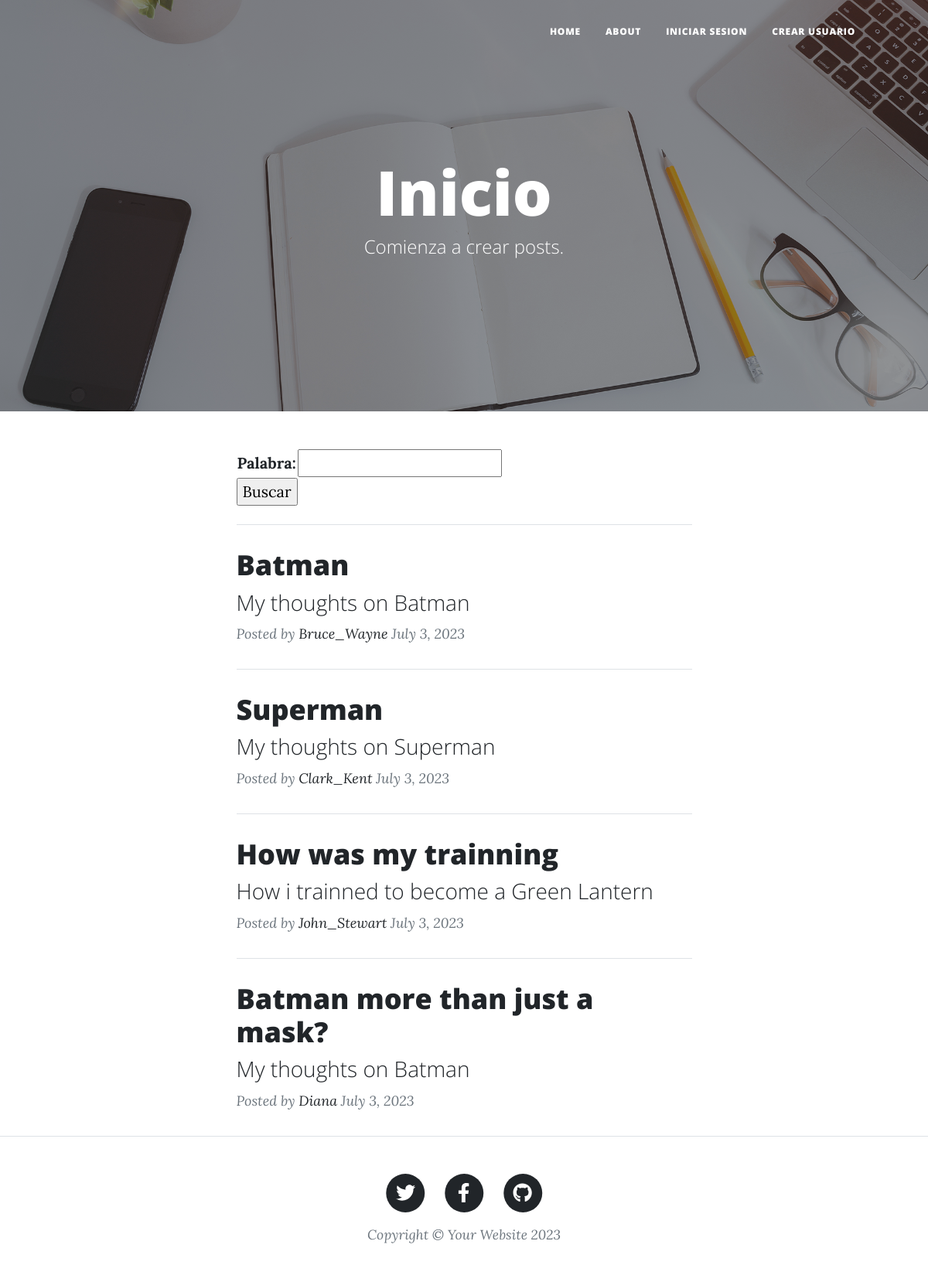
The page / on the database its author committed.
### TecheraAPP/models.py (models this page shows)
class BlogPost(models.Model):
    usuario = models.ForeignKey(User, on_delete=models.CASCADE)
    titulo = models.CharField(max_length=40)
    subTitulo = models.CharField(max_length=200,null=True)
    contenido = RichTextField(null=True)
    fecha_creado = models.DateField(max_length=40)
    imagen = models.ImageField(upload_to='postImagenes', null=True, blank=True)

### TecheraAPP/views.py (the view)
# urls.py: path('', views.inicio, name='Inicio'),
def inicio(request):
    if request.method == "POST":
        formulario = BuscaBlogPostForm(request.POST) # Aqui me llega la informacion del html
        if formulario.is_valid():
            informacion = formulario.cleaned_data
            blogPosts = BlogPost.objects.filter(contenido__contains=informacion["palabra"]).order_by('-fecha_creado')
            return render(request, "TecheraAPP/index.html", {"formulario": BuscaBlogPostForm(), "blog_posts": blogPosts})
    else:
        blogPosts = BlogPost.objects.all().order_by('-fecha_creado')
        formulario = BuscaBlogPostForm()
    return render(request, "TecheraAPP/index.html", {"formulario": formulario, "blog_posts": blogPosts})

### TecheraAPP/forms.py
class BuscaBlogPostForm(forms.Form):
    palabra = forms.CharField()

### TecheraAPP/templates/TecheraAPP/index.html (shortened to what this page needs)
{% extends 'TecheraAPP/base.html' %}
{% load static %}
{% block subtitle %} Comienza a crear posts. {% endblock subtitle %}
{% block image %} {% static 'TecheraAPP/assets/img/home-bg.jpg'%} {% endblock image %}
{% block main %}
    <div class="container px-4 px-lg-5">
        <div class="row gx-4 gx-lg-5 justify-content-center">
            <div class="col-md-10 col-lg-8 col-xl-7">
                <form action="" method="POST">
                    <table>
                        {{ formulario.as_table }}
                    </table>
                    <input type="submit" value="Buscar">
                </form>
                {% if blog_posts %}
                    {% for blog_post in blog_posts %}
                        <hr class="my-4" />
                        <div class="post-preview">
                            <a href="{% url 'Ver Blog' id=blog_post.id %}">
                                <h2 class="post-title">{{ blog_post.titulo }} </h2>
                                <h3 class="post-subtitle">{{ blog_post.subTitulo }} </h3>
                            </a>
                            <p class="post-meta">
                                Posted by
                                <a href="#!"> {{ blog_post.usuario }} </a>
                                {{ blog_post.fecha_creado }}
                            </p>
                        </div>
                    {% endfor %}
                {% endif %}
            </div>
        </div>
    </div>
{% endblock main %}

### TecheraAPP/templates/TecheraAPP/base.html (shortened to what this page needs)
<!DOCTYPE html>
<html lang="en">
    <head>
        {% load static %}
        <link href="{% static 'TecheraAPP/css/styles.css' %}" rel="stylesheet" />
        <link href="{% static 'TecheraAPP/css/styles.css' %}" rel="stylesheet" />
    </head>
    <body>
        <nav class="navbar navbar-expand-lg navbar-light" id="mainNav">
            <div class="container px-4 px-lg-5">
                <div class="collapse navbar-collapse" id="navbarResponsive">
                    <ul class="navbar-nav ms-auto py-4 py-lg-0">
                        <li class="nav-item"><a class="nav-link px-lg-3 py-3 py-lg-4" href="{% url 'Inicio' %}">Home</a></li>
                        <li class="nav-item"><a class="nav-link px-lg-3 py-3 py-lg-4" href="{% url 'About' %}">About</a></li>
                        {% if request.user.is_authenticated %}
                            <li class="nav-item"><a class="nav-link px-lg-3 py-3 py-lg-4" href="{% url 'Crear Blog' %}">Crear Blog</a></li>
                            <li class="nav-item"><a class="nav-link px-lg-3 py-3 py-lg-4" href="{% url 'Definir Perfil' %}">Definir Perfil</a></li>
                            <li class="nav-item"><a class="nav-link px-lg-3 py-3 py-lg-4" href="{% url 'Messages' %}">Mensajes</a></li>
                            <a class="navbar-brand px-lg-3 py-3 py-lg-4" href="{% url 'Logout' %}">Logout</a>
                            {% else %}
                            <li class="nav-item"><a class="nav-link px-lg-3 py-3 py-lg-4" href="{% url 'Iniciar Sesion' %}">Iniciar Sesion</a></li>
                            <li class="nav-item"><a class="nav-link px-lg-3 py-3 py-lg-4" href="{% url 'Crear Usuario' %}">Crear Usuario</a></li>
                        {% endif %}
                    </ul>
                </div>
            </div>
        </nav>
        <header class="masthead" style="background-image: url('{% block image %} image {% endblock image %}')">
            <div class="container position-relative px-4 px-lg-5">
                <div class="row gx-4 gx-lg-5 justify-content-center">
                    <div class="col-md-10 col-lg-8 col-xl-7">
                        <div class="site-heading">
                            <h1>{% block titulo %}Inicio{% endblock titulo %}</h1>
                            <span class="subheading">{% block subtitle %} A Blog Theme by Start Bootstrap {% endblock subtitle %}</span>
                        </div>
                    </div>
                </div>
            </div>
        </header>
        {% block main %}
        {% endblock main %}
        <footer class="border-top">
            <div class="container px-4 px-lg-5">
                <div class="row gx-4 gx-lg-5 justify-content-center">
                    <div class="col-md-10 col-lg-8 col-xl-7">
                        <ul class="list-inline text-center">
                            <li class="list-inline-item">
                                <a href="#!">
                                    <span class="fa-stack fa-lg">
                                        <i class="fas fa-circle fa-stack-2x"></i>
                                        <i class="fab fa-twitter fa-stack-1x fa-inverse"></i>
                                    </span>
                                </a>
                            </li>
                            <li class="list-inline-item">
                                <a href="#!">
                                    <span class="fa-stack fa-lg">
                                        <i class="fas fa-circle fa-stack-2x"></i>
                                        <i class="fab fa-facebook-f fa-stack-1x fa-inverse"></i>
                                    </span>
                                </a>
                            </li>
                            <li class="list-inline-item">
                                <a href="#!">
                                    <span class="fa-stack fa-lg">
                                        <i class="fas fa-circle fa-stack-2x"></i>
                                        <i class="fab fa-github fa-stack-1x fa-inverse"></i>
                                    </span>
                                </a>
                            </li>
                        </ul>
                        <div class="small text-center text-muted fst-italic">Copyright &copy; Your Website 2023</div>
                    </div>
                </div>
            </div>
        </footer>
    </body>
</html>

### rows shown on the page
BlogPost: titulo "Batman", subTitulo "My thoughts on Batman", usuario "Bruce_Wayne", fecha_creado "July 3, 2023"
BlogPost: titulo "Superman", subTitulo "My thoughts on Superman", usuario "Clark_Kent", fecha_creado "July 3, 2023"
BlogPost: titulo "How was my trainning", subTitulo "How i trainned to become a Green Lantern", usuario "John_Stewart", fecha_creado "July 3, 2023"
BlogPost: titulo "Batman more than just a mask?", subTitulo "My thoughts on Batman", usuario "Diana", fecha_creado "July 3, 2023"
